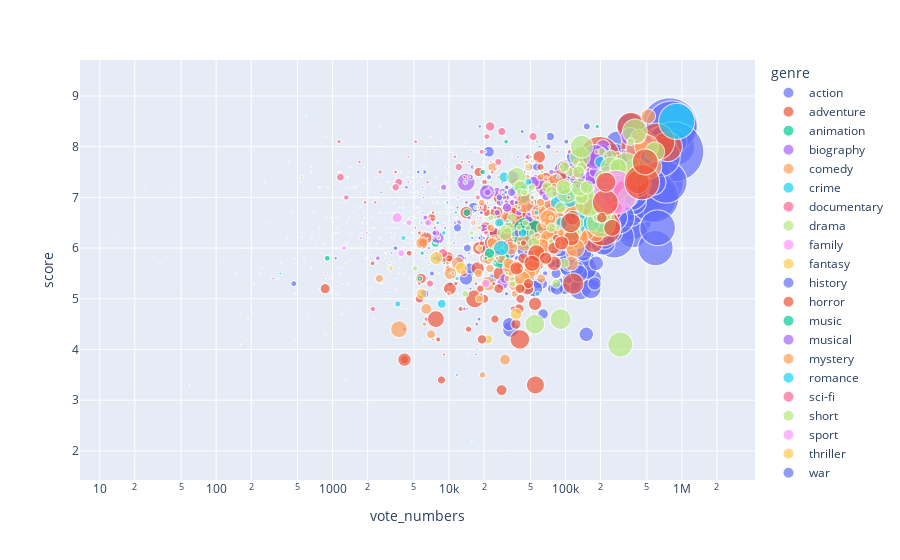

The notebook cell saved with this chart:
### Markdown cell above
## Examples of graphs in above dash

### Code cell
# Overall plot
px.scatter(df2, x="vote_numbers", y="score",
                 size="gross", color="genre", hover_name="title",
                 log_x=True, size_max=60)

### Figure 1 — Plotly figure (JSON) as saved in the notebook; plotly's stock layout.template omitted (floating-point values rounded to 4 significant figures; data arrays with more than 128 entries replaced by an {"elided": "..."} marker saying what was removed)
{"data": [{"hovertemplate": "<b>%{hovertext}</b><br><br>genre=action<br>vote_numbers=%{x}<br>score=%{y}<br>gross=%{marker.size}<extra></extra>", "hovertext": {"elided": "323 str values"}, "legendgroup": "action", "marker": {"color": "#636efa", "size": {"elided": "323 float values"}, "sizemode": "area", "sizeref": 0.2602, "symbol": "circle"}, "mode": "markers", "name": "action", "showlegend": true, "type": "scattergl", "x": {"elided": "323 str values"}, "xaxis": "x", "y": {"elided": "323 float values"}, "yaxis": "y"}, {"hovertemplate": "<b>%{hovertext}</b><br><br>genre=adventure<br>vote_numbers=%{x}<br>score=%{y}<br>gross=%{marker.size}<extra></extra>", "hovertext": {"elided": "129 str values"}, "legendgroup": "adventure", "marker": {"color": "#EF553B", "size": {"elided": "129 float values"}, "sizemode": "area", "sizeref": 0.2602, "symbol": "circle"}, "mode": "markers", "name": "adventure", "showlegend": true, "type": "scattergl", "x": {"elided": "129 str values"}, "xaxis": "x", "y": {"elided": "129 float values"}, "yaxis": "y"}, {"hovertemplate": "<b>%{hovertext}</b><br><br>genre=animation<br>vote_numbers=%{x}<br>score=%{y}<br>gross=%{marker.size}<extra></extra>", "hovertext": ["Dr. Seuss' the Grinch", "Sing", "Your Name.", "The Addams Family", "Weathering with You", "Anomalisa", "The Peanuts Movie", "Loving Vincent", "I Want to Eat Your Pancreas", "Hotel Transylvania 2", "The Breadwinner", "The Red Turtle", "Middle School: The Worst Years of My Life", "My Life as a Zucchini", "Ruben Brandt, Collector", "L.O.R.D: Legend of Ravaging Dynasties", "Monster Family", "The Big Bad Fox and Other Tales", "Okko's Inn", "Tehran Taboo", "The Wild Life", "Luis and the Aliens", "Yu-Gi-Oh!: The Dark Side of Dimensions", "Ghost in the Shell: The New Movie", "Fairy Tail: Dragon Cry", "The Night Is Short, Walk on Girl", "Psycho-Pass: The Movie", "Lu Over the Wall", "A Wizard's Tale", "Spark: A Space Tail", "Phantom Boy", "Modest Heroes", "Miss Hokusai", "Saga of Tanya the Evil - The Movie", "Racetime", "Harmony", "Ploey", "Digimon Adventure tri. Part 1: Reunion", "My Entire High School Sinking Into the Sea", "The Legend of Hallowaiian", "Condorito: The Movie", "Sound! Euphonium the Movie - Our Promise: A Brand New Day", "Huevos: Little Rooster's Egg-cellent Adventure", "Peppa Celebrates Chinese New Year", "Chaar Sahibzaade 2: Rise of Banda Singh Bahadur", "Apocalypsis"], "legendgroup": "animation", "marker": {"color": "#00cc96", "size": [270.6, 270.4, 5.02, 100.0, 7.8, 3.76, 130.2, 6.74, 0.28, 169.7, 0.31, 0.92, 19.99, 0.29, 0.12, 0.35, 0.11, 0.04, 0.13, 0.07, 7.97, 0.15, 1.02, 0.1, 0.17, 0.41, 0.14, 0.11, 0, 0.19, 0.03, 0.18, 0.22, 0.29, 1.87, 0.02, 0.08, 0.19, 0.07, 0, 0.45, 0.07, 9.07, 0.13, 0.69, 0.02], "sizemode": "area", "sizeref": 0.2602, "symbol": "circle"}, "mode": "markers", "name": "animation", "showlegend": true, "type": "scattergl", "x": ["47,379", "131,987", "187,430", "27,490", "19,481", "65,450", "41,926", "49,738", "6,254", "106,007", "19,668", "30,665", "7,656", "21,372", "5,983", "979", "3,946", "2,345", "1,275", "3,545", "5,629", "2,056", "2,541", "3,455", "1,720", "3,636", "3,194", "1,745", "621", "1,044", "1,374", "1,866", "2,883", "662", "356", "770", "868", "1,443", "988", "240", "770", "171", "899", "59", "596", "40"], "xaxis": "x", "y": [6.3, 7.1, 8.4, 5.8, 7.5, 7.3, 7.1, 7.8, 7.9, 6.7, 7.7, 7.5, 6.1, 7.8, 7.5, 5.1, 4.8, 7.4, 7, 7.1, 5.4, 6, 7, 6.7, 7.1, 7.5, 7.2, 6.8, 4.7, 4.5, 6.6, 6.6, 6.7, 7.6, 5.5, 6.2, 5.4, 7.6, 6.1, 5.6, 5.2, 7.1, 5.8, 3.3, 8.6, 7.2], "yaxis": "y"}, {"hovertemplate": "<b>%{hovertext}</b><br><br>genre=biography<br>vote_numbers=%{x}<br>score=%{y}<br>gross=%{marker.size}<extra></extra>", "hovertext": {"elided": "182 str values"}, "legendgroup": "biography", "marker": {"color": "#ab63fa", "size": {"elided": "182 float values"}, "sizemode": "area", "sizeref": 0.2602, "symbol": "circle"}, "mode": "markers", "name": "biography", "showlegend": true, "type": "scattergl", "x": {"elided": "182 str values"}, "xaxis": "x", "y": {"elided": "182 float values"}, "yaxis": "y"}, {"hovertemplate": "<b>%{hovertext}</b><br><br>genre=comedy<br>vote_numbers=%{x}<br>score=%{y}<br>gross=%{marker.size}<extra></extra>", "hovertext": {"elided": "165 str values"}, "legendgroup": "comedy", "marker": {"color": "#FFA15A", "size": {"elided": "165 float values"}, "sizemode": "area", "sizeref": 0.2602, "symbol": "circle"}, "mode": "markers", "name": "comedy", "showlegend": true, "type": "scattergl", "x": {"elided": "165 str values"}, "xaxis": "x", "y": {"elided": "165 float values"}, "yaxis": "y"}, {"hovertemplate": "<b>%{hovertext}</b><br><br>genre=crime<br>vote_numbers=%{x}<br>score=%{y}<br>gross=%{marker.size}<extra></extra>", "hovertext": ["Joker", "The Hateful Eight", "The Mule", "Halloween", "White Boy Rick", "Good Time", "Murder on the Orient Express", "Wind River", "Don't Breathe", "Widows", "The Girl on the Train", "The House That Jack Built", "The Sisters Brothers", "Under the Silver Lake", "You Were Never Really Here", "Bad Times at the El Royale", "Shoplifters", "The Snowman", "The Guilty", "Money Monster", "Gold", "The Hate U Give", "Andhadhun", "London Fields", "The Clovehitch Killer", "Roman J. Israel, Esq.", "White Girl", "Border", "Secret in Their Eyes", "Detroit", "Child 44", "Super Dark Times", "The Quarry", "Crypto", "Beast", "The Book of Henry", "Everybody Knows", "Drishyam", "Regression", "Goldstone", "Bad Samaritan", "In the Fade", "Buster's Mal Heart", "Dogman", "American Pastoral", "Run with the Hunted", "A Kind of Murder", "The Dinner", "Chi-Raq", "Cop Car", "Our Kind of Traitor", "Little Woods", "Tragedy Girls", "Ashby", "Talvar", "Kings", "Birds of Passage", "Ash Is Purest White", "Never Goin' Back", "Out of Blue", "Racer and the Jailbird", "Absolutely Fabulous: The Movie", "Monsters and Men", "The Adderall Diaries", "Gemini", "The Unknown Girl", "Badlapur", "Raees", "Proud Mary", "Detective Byomkesh Bakshy!", "A War", "Anesthesia", "Unstoppable", "Believer", "Veteran", "Graduation", "The Insult", "The Vault", "Raid", "The Third Murder"], "legendgroup": "crime", "marker": {"color": "#19d3f3", "size": [335.4, 54.12, 103.8, 159.3, 24.01, 2.03, 102.8, 33.8, 89.22, 42.4, 75.4, 0.09, 3.14, 0.05, 2.52, 17.84, 3.31, 6.67, 0.21, 41.01, 7.22, 29.72, 1.37, 0.25, 0.01, 11.96, 0.2, 0.77, 20.18, 16.79, 1.21, 0.03, 0, 0.01, 0.8, 4.22, 2.66, 0.74, 0.05, 0.09, 3.44, 0.32, 0.07, 0.15, 0.54, 0.01, 0, 1.32, 2.65, 0.13, 3.15, 0.15, 0.06, 0, 0.34, 0.27, 0.51, 0.42, 0.06, 0.02, 0.05, 4.75, 0.5, 0.01, 0.2, 0.15, 0.37, 3.26, 20.87, 0.58, 0.12, 0.02, 0.1, 0.37, 1.2, 0.18, 1, 0.01, 1.01, 0.09], "sizemode": "area", "sizeref": 0.2602, "symbol": "circle"}, "mode": "markers", "name": "crime", "showlegend": true, "type": "scattergl", "x": ["902,129", "507,861", "106,919", "119,358", "27,009", "86,185", "209,475", "199,318", "217,843", "84,614", "167,269", "57,145", "51,741", "31,946", "101,707", "126,360", "59,858", "57,607", "42,401", "93,455", "56,471", "29,802", "69,124", "6,011", "16,803", "32,375", "9,343", "23,624", "42,767", "47,586", "65,308", "18,819", "1,816", "3,222", "10,261", "23,713", "28,634", "68,394", "36,735", "4,657", "18,516", "28,408", "8,237", "21,927", "15,083", "1,275", "6,854", "7,667", "9,085", "29,993", "19,967", "2,409", "8,499", "14,695", "30,639", "2,913", "9,899", "7,543", "2,439", "1,430", "4,153", "11,711", "1,924", "4,348", "4,473", "7,664", "21,427", "39,834", "8,656", "19,229", "9,739", "4,301", "1,888", "1,803", "5,216", "12,129", "14,490", "11,958", "15,096", "5,366"], "xaxis": "x", "y": [8.5, 7.8, 7, 6.5, 6.5, 7.4, 6.5, 7.7, 7.1, 6.9, 6.5, 6.8, 7, 6.5, 6.8, 7.1, 8, 5.1, 7.5, 6.5, 6.7, 7.4, 8.3, 4.2, 6.5, 6.5, 5.7, 7, 6.3, 7.3, 6.5, 6.6, 5.3, 5.3, 6.8, 6.6, 6.9, 8.2, 5.7, 6.5, 6.4, 7.1, 6.1, 7.2, 6.1, 7.2, 5.3, 4.5, 5.7, 6.3, 6.2, 6.1, 6, 6.4, 8.2, 5, 7.5, 7, 6, 4.8, 6.3, 5.4, 5.8, 5.2, 5.4, 6.5, 7.4, 6.8, 4.9, 7.6, 7.1, 6.1, 6.6, 6.5, 7, 7.3, 7.7, 4.8, 7.4, 6.7], "yaxis": "y"}, {"hovertemplate": "<b>%{hovertext}</b><br><br>genre=documentary<br>vote_numbers=%{x}<br>score=%{y}<br>gross=%{marker.size}<extra></extra>", "hovertext": ["Three Identical Strangers", "They Shall Not Grow Old", "Free Solo", "Apollo 11", "For Sama", "Honeyland", "The Dawn Wall", "Amy", "Drunk Stoned Brilliant Dead", "Won't You Be My Neighbor?", "The Biggest Little Farm", "Fahrenheit 11/9", "I Am Not Your Negro", "Tickled", "RBG", "Heart of a Dog", "Echo in the Canyon", "Framing John DeLorean", "Pavarotti", "Minding the Gap", "Meru", "Heal", "Dream Boat", "What Now?", "Hail Satan?", "Cartel Land", "Meeting Gorbachev", "Linda Ronstadt: The Sound of My Voice", "Faces Places", "Tea With the Dames", "Hillary's America: The Secret History of the Democratic Party", "One Child Nation", "QT8: The First Eight", "The China Hustle", "McQueen", "Death of a Nation", "Gimme Danger", "Amazing Grace", "Zero Days", "The Beatles: Eight Days a Week - The Touring Years", "The Final Year", "Where to Invade Next", "Kedi", "Generation Wealth", "Lo and Behold: Reveries of the Connected World", "My Scientology Movie", "Maiden", "Listen to Me Marlon", "The Wolfpack", "The Devil and Father Amorth", "Whitney", "Oasis: Supersonic", "Bring the Soul: The Movie", "Pick of the Litter", "Cameraperson", "Steve Jobs: The Man in the Machine", "Jane", "Studio 54", "Mountain", "Cold Case Hammarskjöld", "Love, Antosha", "De Palma", "Marianne & Leonard: Words of Love", "Gleason", "City of Ghosts", "Penguins", "Always at The Carlyle", "Fiddler: A Miracle of Miracles", "Holy Hell", "The Eagle Huntress", "The Farthest", "Pope Francis: A Man of His Word", "Tomorrow", "Aquarela", "Requiem for the American Dream", "78/52: Hitchcock's Shower Scene", "The Cold Blue", "Michael Moore in TrumpLand", "Woodstock", "The Work", "Over the Limit", "Tower", "The Price of Everything", "The Hunting Ground", "Janis: Little Girl Blue", "An Inconvenient Sequel: Truth to Power", "Trust Machine: The Story of Blockchain", "Prophet's Prey", "Dancer", "Love, Gilda", "Score", "Far From the Tree", "Risk", "Bethany Hamilton: Unstoppable", "Monkey Kingdom", "Maria By Callas", "David Crosby: Remember My Name", "Earth: One Amazing Day", "Active Measures", "City of Gold", "Halston", "Eat That Question", "The Brink", "The Great Buster", "Whose Streets?", "Hale County This Morning, This Evening", "The King", "Born in China", "Of Fathers and Sons", "David Lynch: The Art Life", "Life, Animated", "In Jackson Heights", "A Beautiful Planet", "All These Sleepless Nights", "Best of Enemies: Buckley vs. Vidal", "Human Flow", "Ryuichi Sakamoto: Coda", "The Russian Five", "California Typewriter", "Weiner", "All Things Must Pass", "Filmworker", "Ingrid Bergman: In Her Own Words", "Hitchcock/Truffaut"], "legendgroup": "documentary", "marker": {"color": "#FF6692", "size": [12.32, 17.96, 17.54, 9.04, 0.03, 0.82, 1.08, 8.41, 0.06, 22.84, 4.37, 6.35, 7.12, 0.61, 14.02, 0.42, 3.33, 0.15, 4.6, 0.01, 2.33, 0.08, 0, 23.59, 0.42, 0.7, 0.25, 0.16, 0.95, 0.87, 13.1, 0.18, 0.05, 0.05, 1.26, 5.89, 0.44, 4.45, 0.1, 2.93, 0.19, 3.82, 2.83, 0.24, 0.59, 0.02, 3.01, 0.43, 1.3, 0.02, 3.03, 0.24, 4.81, 0.53, 0.1, 0.49, 1.72, 0.2, 0.24, 0.09, 0.05, 0.16, 1, 0.58, 0.13, 7.7, 0.17, 0.34, 0.02, 3.17, 0.01, 1.82, 0.04, 0.19, 0.13, 0.04, 0.42, 0.15, 0.08, 0.01, 0, 0.09, 0.09, 0.41, 0.41, 3.5, 0.01, 0.01, 0.04, 0.63, 0.1, 0.16, 0.2, 0.59, 16.43, 1.27, 0.62, 0.08, 0.01, 0.61, 0.15, 0.35, 0.11, 0.14, 0.18, 0.11, 0.26, 13.83, 0.01, 0.17, 0.24, 0.05, 15.55, 0.02, 0.89, 0.53, 0.12, 0.49, 0.24, 1.61, 0.17, 0.1, 0.14, 0.3], "sizemode": "area", "sizeref": 0.2602, "symbol": "circle"}, "mode": "markers", "name": "documentary", "showlegend": true, "type": "scattergl", "x": ["26,468", "28,382", "52,749", "21,148", "8,363", "13,231", "14,086", "48,172", "2,087", "22,542", "5,171", "17,683", "19,092", "16,336", "12,121", "2,094", "2,320", "1,320", "2,559", "7,626", "14,814", "1,991", "1,589", "8,875", "5,393", "17,745", "1,606", "1,480", "10,619", "1,856", "6,866", "4,473", "2,546", "2,626", "6,274", "6,393", "4,947", "3,484", "8,775", "11,206", "2,906", "23,458", "12,866", "3,742", "11,835", "11,917", "1,703", "6,958", "11,935", "1,945", "6,545", "10,080", "1,136", "1,172", "2,427", "5,799", "4,473", "2,249", "3,673", "1,942", "935", "4,878", "1,313", "2,559", "3,473", "1,310", "405", "264", "5,091", "3,474", "3,791", "1,960", "3,169", "1,110", "8,550", "3,108", "656", "3,750", "1,341", "2,010", "695", "7,242", "930", "5,852", "4,964", "7,573", "106", "1,454", "2,626", "1,336", "3,880", "420", "2,088", "527", "3,700", "1,532", "762", "2,527", "7,431", "920", "457", "1,139", "660", "1,110", "1,214", "1,773", "987", "3,483", "2,103", "5,035", "5,620", "561", "1,168", "1,523", "5,855", "2,374", "1,109", "869", "783", "9,663", "2,971", "2,695", "1,981", "5,769"], "xaxis": "x", "y": [7.7, 8.3, 8.2, 8.2, 8.5, 8, 8.1, 7.8, 7.2, 8.4, 8.1, 7, 7.9, 7.6, 7.6, 7, 6.9, 6.5, 7.5, 8.1, 7.7, 6.9, 5.4, 5.9, 7.3, 7.4, 7.2, 8, 7.9, 7.3, 5.3, 7.5, 7.3, 7.2, 7.8, 4.6, 7.2, 7.5, 7.8, 7.8, 6.4, 7.5, 7.7, 6.6, 7, 6.7, 7.7, 8.2, 7, 4.6, 7.3, 7.9, 8.1, 7.5, 7.4, 6.9, 7.8, 7, 7.2, 7.5, 8.1, 7.4, 6.9, 8.4, 7.4, 7, 6.2, 7.3, 7, 7.5, 8.1, 6.3, 8, 6.6, 8.1, 7.3, 7.5, 5.6, 7.6, 7.8, 7.4, 8, 7.2, 7.4, 7.4, 6.4, 7, 7.3, 7.9, 7.4, 7.5, 7.7, 6.3, 7.3, 7.3, 7.2, 7.2, 7.8, 7.9, 7.2, 6.7, 7.5, 6.2, 7.5, 5.3, 6.4, 6.6, 7.2, 7.3, 7.2, 7.5, 7.2, 7.4, 6.6, 7.6, 7, 7.7, 8.2, 7.2, 7.6, 7.3, 7.4, 7.4, 7.4], "yaxis": "y"}, {"hovertemplate": "<b>%{hovertext}</b><br><br>genre=drama<br>vote_numbers=%{x}<br>score=%{y}<br>gross=%{marker.size}<extra></extra>", "hovertext": {"elided": "129 str values"}, "legendgroup": "drama", "marker": {"color": "#B6E880", "size": {"elided": "129 float values"}, "sizemode": "area", "sizeref": 0.2602, "symbol": "circle"}, "mode": "markers", "name": "drama", "showlegend": true, "type": "scattergl", "x": {"elided": "129 str values"}, "xaxis": "x", "y": {"elided": "129 float values"}, "yaxis": "y"}, {"hovertemplate": "<b>%{hovertext}</b><br><br>genre=family<br>vote_numbers=%{x}<br>score=%{y}<br>gross=%{marker.size}<extra></extra>", "hovertext": ["Beauty and the Beast", "Running for Grace", "Buttons, A New Musical Film", "Overcomer", "Nine Lives", "Our Little Sister", "Little Women", "Patrick the Pug", "Kapoor & Sons", "God Bless the Broken Road", "Finding Your Feet", "The Cokeville Miracle", "The Resurrection of Gavin Stone", "Namiya", "The Bravest", "Once I Was a Beehive", "School of Life", "The Monkey King 3", "In Safe Hands", "3 idiotas", "The Stray", "Growing Up Smith", "Champion", "Belle and Sebastian, Friends for Life", "Rainbow's Sunset", "Sex, Death and Bowling", "Girl Asleep"], "legendgroup": "family", "marker": {"color": "#FF97FF", "size": [504.0, 0.09, 0.15, 26.25, 19.64, 0.46, 1.38, 0.01, 2.61, 2.85, 1.42, 1.35, 2.28, 0.07, 0.29, 0.73, 0.01, 0.19, 0, 1.24, 1.58, 0.01, 0.18, 0.11, 0, 0.01, 0.05], "sizemode": "area", "sizeref": 0.2602, "symbol": "circle"}, "mode": "markers", "name": "family", "showlegend": true, "type": "scattergl", "x": ["269,418", "1,285", "339", "3,585", "20,729", "12,215", "1,093", "2,884", "22,945", "870", "5,573", "2,125", "1,745", "391", "660", "1,117", "1,205", "1,167", "1,533", "866", "991", "1,092", "186", "543", "53", "339", "2,492"], "xaxis": "x", "y": [7.1, 6.1, 5.4, 6.6, 5.3, 7.5, 5.1, 5.9, 7.7, 5.5, 6.7, 5.2, 6.2, 4.8, 5.6, 6.3, 6.9, 5.5, 7.2, 4.3, 5.4, 6.8, 6, 6.3, 7.4, 5.4, 6.2], "yaxis": "y"}, {"hovertemplate": "<b>%{hovertext}</b><br><br>genre=fantasy<br>vote_numbers=%{x}<br>score=%{y}<br>gross=%{marker.size}<extra></extra>", "hovertext": ["Suspiria", "The Prodigy", "Every Day", "The Bye Bye Man", "Tale of Tales", "Thelma", "Wish Upon", "Under the Shadow", "The Lure", "Tigers Are Not Afraid", "The Hallow", "The Brand New Testament", "K-12", "Along With the Gods: The Last 49 Days", "Closet Monster", "The Young Messiah", "The Mermaid", "Demon", "Cemetery of Splendor", "Monster Hunt", "Fantastica", "Slack Bay", "Monster Hunt 2", "Mojin: The Lost Legend", "Hotchpotch Again", "Sicilian Ghost Story", "Relaxer"], "legendgroup": "fantasy", "marker": {"color": "#FECB52", "size": [2.47, 14.86, 6.1, 22.38, 0.08, 0.15, 14.3, 0.03, 0.1, 0.13, 0.01, 0.09, 0.3, 1.2, 0.04, 6.46, 3.23, 0.1, 0.05, 0.02, 0.32, 0.11, 0.71, 1.24, 1.01, 0.02, 0], "sizemode": "area", "sizeref": 0.2602, "symbol": "circle"}, "mode": "markers", "name": "fantasy", "showlegend": true, "type": "scattergl", "x": ["60,249", "22,787", "18,064", "21,609", "26,191", "26,185", "18,173", "23,728", "6,396", "5,604", "15,287", "29,370", "2,295", "5,261", "7,543", "3,153", "8,171", "5,146", "4,167", "4,631", "163", "4,095", "1,348", "3,441", "7,999", "2,012", "786"], "xaxis": "x", "y": [6.8, 5.8, 6.4, 4.2, 6.4, 7, 5, 6.9, 6.3, 7, 5.7, 7.1, 6.4, 7.1, 7, 5.6, 6.2, 6.1, 6.8, 6.1, 4.1, 6, 5.3, 6, 5, 6.4, 5.9], "yaxis": "y"}, {"hovertemplate": "<b>%{hovertext}</b><br><br>genre=history<br>vote_numbers=%{x}<br>score=%{y}<br>gross=%{marker.size}<extra></extra>", "hovertext": ["Tulip Fever", "Suffragette", "Land of Mine", "Chappaquiddick", "Ballon", "Padmaavat", "Little Boy", "The Innocents", "Peterloo", "Mission Mangal", "Elvis & Nixon", "Frantz", "Battle for Incheon: Operation Chromite", "Stonewall", "Bitter Harvest", "Zama", "Return of the Hero", "Maze", "Wild Nights with Emily", "The Fighting Preacher", "The Iron Orchard", "God of War", "Memories of the Sword", "Operation Mekong", "The Fortress", "The Black Prince", "Aferim!", "Paradise Club", "Gold", "Kill Me, Deadly", "Francofonia", "Feng Shui", "Brave New Jersey", "The Lumber Baron", "Union"], "legendgroup": "history", "marker": {"color": "#636efa", "size": [2.43, 4.69, 0.44, 17.4, 0.01, 11.85, 6.42, 1.06, 0.15, 3.6, 1.03, 0.88, 1.02, 0.19, 5.66, 0.2, 0.04, 0.02, 0.52, 0.74, 0.2, 0.05, 0.11, 0.8, 0.25, 0.29, 0.1, 0.02, 0, 0.04, 0.3, 0.06, 8.92, 0.09, 0.01], "sizemode": "area", "sizeref": 0.2602, "symbol": "circle"}, "mode": "markers", "name": "history", "showlegend": true, "type": "scattergl", "x": ["18,233", "37,860", "34,839", "11,818", "8,098", "27,116", "22,056", "9,367", "3,772", "11,309", "12,996", "13,176", "4,783", "3,491", "3,464", "5,490", "3,268", "2,917", "845", "362", "257", "2,016", "1,763", "4,038", "1,629", "885", "6,296", "23", "1,476", "64", "2,597", "203", "464", "46", "90"], "xaxis": "x", "y": [6.2, 6.9, 7.8, 6.4, 7.5, 7, 7.4, 7.3, 6.4, 6.5, 6.4, 7.5, 6.2, 5.2, 6, 6.8, 6.5, 5.9, 6.1, 5.7, 5.6, 6.4, 6.3, 6.6, 6.8, 6.6, 7.6, 6.1, 5.6, 7.1, 6.7, 6, 5.3, 6.2, 4.1], "yaxis": "y"}, {"hovertemplate": "<b>%{hovertext}</b><br><br>genre=horror<br>vote_numbers=%{x}<br>score=%{y}<br>gross=%{marker.size}<extra></extra>", "hovertext": ["Split", "It", "Get Out", "Us", "Alien: Covenant", "The Neon Demon", "The Nun", "The Conjuring 2", "Ma", "Green Room", "Happy Death Day", "Life", "Pet Sematary", "Child's Play", "The Boy", "The Visit", "Annabelle Comes Home", "It Comes at Night", "Truth or Dare", "Jigsaw", "Annabelle: Creation", "The Possession of Hannah Grace", "The Strangers: Prey at Night", "Unfriended: Dark Web", "Insidious: The Last Key", "Slender Man", "Blair Witch", "31", "The Void", "The Blackcoat's Daughter", "Sinister 2", "Insidious: Chapter 3", "The Belko Experiment", "Piercing", "Amityville: The Awakening", "Ghost Stories", "Don't Let Go", "Pet", "Poltergeist", "The Cured", "The Forest", "Rings", "Maggie", "Southbound", "Friend Request", "Hell Fest", "Gonjiam: Haunted Asylum", "The Lazarus Effect", "Tyler Perry's Boo! A Madea Halloween", "Shut In", "Paranormal Activity: The Ghost Dimension", "The Wind", "The Darkness", "The Greasy Strangler", "Always Shine", "The Gallows", "The Disappointments Room", "The Other Side of the Door", "The Vatican Tapes", "Boo 2! A Madea Halloween", "The Eyes of My Mother", "The Untamed", "Body at Brighton Rock", "The Final Wish", "Knife + Heart", "I'll Take Your Dead", "Incarnate", "XX", "Death House", "Meet the Blacks", "Phoenix Forgotten", "Satanic"], "legendgroup": "horror", "marker": {"color": "#EF553B", "size": [138.3, 327.5, 176.0, 175.1, 74.26, 1.33, 117.5, 102.5, 45.37, 3.22, 55.68, 30.23, 54.72, 29.21, 35.82, 65.21, 74.15, 13.99, 41.41, 38.05, 102.1, 14.84, 24.43, 8.78, 67.75, 30.57, 20.78, 0.78, 0.15, 0.02, 27.74, 52.22, 10.16, 0.02, 0, 0.14, 4.69, 0.01, 47.43, 0.02, 26.58, 27.78, 0.19, 0.01, 3.76, 11.11, 0.12, 25.8, 73.16, 6.88, 18.3, 0.03, 10.73, 0.04, 0.01, 22.76, 2.41, 2.99, 1.71, 47.32, 0.03, 0.03, 0.01, 0.02, 0.03, 0.01, 4.79, 0.03, 0.02, 9.09, 3.6, 0], "sizemode": "area", "sizeref": 0.2602, "symbol": "circle"}, "mode": "markers", "name": "horror", "showlegend": true, "type": "scattergl", "x": ["416,556", "453,540", "483,910", "219,595", "251,655", "83,125", "116,439", "222,596", "37,990", "106,472", "114,370", "205,284", "79,870", "43,337", "79,364", "112,704", "56,245", "83,026", "47,046", "67,608", "110,819", "18,548", "26,727", "26,012", "51,670", "28,253", "40,990", "18,328", "30,579", "18,566", "48,058", "92,669", "43,593", "6,035", "12,728", "30,809", "5,594", "15,617", "54,745", "7,540", "39,814", "37,497", "41,700", "16,623", "24,145", "13,421", "4,813", "40,782", "7,711", "12,572", "24,788", "5,923", "14,704", "6,523", "4,008", "19,164", "9,067", "17,014", "14,356", "4,140", "11,259", "4,572", "2,379", "2,994", "3,461", "3,034", "11,441", "11,070", "1,382", "35,531", "5,549", "6,294"], "xaxis": "x", "y": [7.3, 7.3, 7.7, 6.9, 6.4, 6.2, 5.3, 7.3, 5.6, 7, 6.6, 6.6, 5.7, 5.8, 6, 6.2, 5.9, 6.2, 5.2, 5.8, 6.5, 5.2, 5.2, 5.9, 5.7, 3.2, 5, 5.1, 5.8, 5.9, 5.3, 6.1, 6.1, 5.6, 4.8, 6.4, 6.3, 5.7, 4.9, 5.5, 4.8, 4.5, 5.6, 5.9, 5.3, 5.5, 6.3, 5.2, 4.6, 4.8, 4.6, 5.5, 4.4, 5.7, 5.6, 4.2, 3.9, 5.3, 4.8, 3.8, 6.2, 6.2, 5.2, 4.2, 6.3, 5.7, 5.3, 4.5, 3, 4.8, 5.3, 3.6], "yaxis": "y"}, {"hovertemplate": "<b>%{hovertext}</b><br><br>genre=music<br>vote_numbers=%{x}<br>score=%{y}<br>gross=%{marker.size}<extra></extra>", "hovertext": ["Forever My Girl", "Gully Boy", "Here and Now", "Tumbledown", "Patti Cake$", "Teen Spirit", "American Satan", "On Chesil Beach", "Ricki and the Flash", "The Sun Is also a Star", "High Strung", "Hearts Beat Loud", "Bel Canto", "Ae Dil Hai Mushkil", "Band Aid", "Bodied", "Ten Thousand Saints", "Seoul Searching", "The Grace of Jake", "Marguerite", "The Fits", "Celeste", "A Beautiful Now", "Souvenir", "Guy", "As I Open My Eyes", "Shine", "Miss Granny"], "legendgroup": "music", "marker": {"color": "#00cc96", "size": [16.38, 5.57, 0.01, 0.14, 0.8, 0.44, 0.23, 0.75, 26.82, 4.95, 0.05, 2.39, 0.08, 4.24, 0.24, 0.11, 0.06, 0.02, 0.02, 0.5, 0.17, 0.23, 0, 0.01, 0, 0.03, 0.33, 0.23], "sizemode": "area", "sizeref": 0.2602, "symbol": "circle"}, "mode": "markers", "name": "music", "showlegend": true, "type": "scattergl", "x": ["14,264", "30,922", "1,209", "6,565", "9,495", "7,479", "3,097", "9,604", "22,248", "5,877", "8,372", "9,659", "2,787", "20,700", "5,160", "4,923", "5,296", "1,229", "102", "4,900", "4,590", "150", "91", "947", "686", "1,245", "188", "1,057"], "xaxis": "x", "y": [6.7, 8.1, 4.4, 6.2, 6.8, 6.1, 5.6, 6.3, 5.9, 5.9, 6.4, 6.9, 5.4, 5.8, 6.6, 7.1, 5.9, 7, 5.8, 7, 6.7, 5.5, 5.5, 6, 6.8, 6.8, 4.6, 6.6], "yaxis": "y"}, {"hovertemplate": "<b>%{hovertext}</b><br><br>genre=musical<br>vote_numbers=%{x}<br>score=%{y}<br>gross=%{marker.size}<extra></extra>", "hovertext": ["Sanam Teri Kasam", "42nd Street: The Musical", "Found a Treasure Called Love", "Alleluia! The Devil's Carnival", "Bright Ones", "Saturday's Warrior", "Spidarlings", "The Portrait"], "legendgroup": "musical", "marker": {"color": "#ab63fa", "size": [0.02, 0.19, 4.36, 0.26, 0.17, 0.56, 0, 0.08], "sizemode": "area", "sizeref": 0.2602, "symbol": "circle"}, "mode": "markers", "name": "musical", "showlegend": true, "type": "scattergl", "x": ["9,484", "215", "17,293", "685", "25", "240", "172", "118"], "xaxis": "x", "y": [7.3, 8, 4.5, 6.7, 7.2, 5.5, 6.7, 6.6], "yaxis": "y"}, {"hovertemplate": "<b>%{hovertext}</b><br><br>genre=mystery<br>vote_numbers=%{x}<br>score=%{y}<br>gross=%{marker.size}<extra></extra>", "hovertext": ["All I See Is You", "American Woman", "My Cousin Rachel", "Dark River", "Operation Avalanche", "Julieta", "Mr. Holmes", "Wonderstruck", "Long Day's Journey Into Night", "Remember", "The Family Fang", "Too Late", "An Interview with God", "Strangerland", "Submission", "The Sense of an Ending", "Sunset", "Ittefaq", "Synchronicity", "Queen of Earth", "The Club", "The Lady in the Car with Glasses and a Gun", "Complete Unknown", "Nancy", "Wazir", "Detective Chinatown 2", "Kaili Blues", "The Nile Hilton Incident", "Madeline's Madeline", "The Forbidden Room", "Kahaani 2", "Under the Tree", "The Hollow"], "legendgroup": "mystery", "marker": {"color": "#FFA15A", "size": [0.22, 0.24, 2.68, 0.01, 0.06, 1.49, 17.74, 1.03, 0.5, 0.64, 0.24, 0.06, 1.25, 0.02, 0.04, 1.24, 0.16, 0.3, 0, 0.08, 0.03, 0, 0.17, 0.08, 0.59, 1.98, 0.03, 0.08, 0.18, 0.03, 0.28, 0.07, 0], "sizemode": "area", "sizeref": 0.2602, "symbol": "circle"}, "mode": "markers", "name": "mystery", "showlegend": true, "type": "scattergl", "x": ["10,554", "4,879", "17,560", "3,112", "6,667", "28,520", "61,038", "9,388", "6,141", "22,374", "7,817", "3,153", "3,088", "8,687", "1,123", "5,923", "3,597", "10,102", "10,154", "5,711", "9,588", "2,470", "5,627", "2,516", "17,207", "1,712", "3,040", "7,056", "3,386", "2,914", "4,902", "3,746", "1,643"], "xaxis": "x", "y": [5.4, 6.8, 6, 5.8, 6.1, 7.1, 6.9, 6.2, 7.2, 7.5, 6.1, 6.7, 5.7, 5.2, 5.6, 6.3, 6.4, 7.2, 5.5, 6.3, 7.2, 5.5, 5.4, 6.2, 7.1, 6, 7.3, 6.7, 6.4, 6.1, 6.6, 6.8, 5.6], "yaxis": "y"}, {"hovertemplate": "<b>%{hovertext}</b><br><br>genre=romance<br>vote_numbers=%{x}<br>score=%{y}<br>gross=%{marker.size}<extra></extra>", "hovertext": ["Lady Macbeth", "Blue Jay", "Sunrise in Heaven", "The Hero", "Dear Zindagi", "Double Lover", "Gloria Bell", "This Beautiful Fantastic", "Where Hands Touch", "My Big Fat Greek Wedding 2", "Dog Days", "Spectacle", "Being 17", "Being Charlie", "Miss You Already", "Jenny's Wedding", "Student of the Year 2", "My King", "Time Freak", "All About Nina", "45 Years", "Summertime", "Maggie's Plan", "The Comedian", "Kalank", "Lovesong", "Paris Can Wait", "A Royal Night Out", "The Seagull", "Morris from America", "Indignation", "De De Pyaar De", "Let the Sunshine In", "The Perfect Match", "Non-Fiction", "The Tomorrow Man", "The Beauty Inside", "Hampstead", "Photograph"], "legendgroup": "romance", "marker": {"color": "#19d3f3", "size": [1.13, 0.01, 0.18, 4.08, 1.4, 0.17, 5.61, 0.04, 0.07, 59.69, 6.81, 1.98, 0.05, 0.01, 1.16, 0, 0.78, 0.05, 0.01, 0.1, 4.25, 0.04, 3.35, 1.66, 2.73, 0.01, 5.62, 0.2, 1.25, 0.09, 3.4, 0.43, 0.87, 9.66, 0.7, 0.35, 0.11, 0.14, 0.34], "sizemode": "area", "sizeref": 0.2602, "symbol": "circle"}, "mode": "markers", "name": "romance", "showlegend": true, "type": "scattergl", "x": ["19,369", "13,954", "1,093", "7,997", "35,643", "10,089", "9,007", "9,414", "3,077", "28,054", "4,045", "23,094", "5,539", "4,018", "17,283", "10,422", "15,803", "10,885", "6,751", "2,033", "30,800", "4,074", "15,781", "6,683", "11,695", "4,130", "7,485", "9,192", "3,069", "5,037", "11,421", "6,876", "5,807", "3,630", "4,145", "1,299", "5,271", "4,785", "3,983"], "xaxis": "x", "y": [6.8, 7.3, 6.4, 6.5, 7.6, 6.2, 6.3, 6.9, 6.3, 6, 6.2, 7.3, 7.1, 6.2, 6.8, 5.5, 2.2, 7.1, 5.8, 6, 7.1, 6.7, 6.2, 5.7, 3.5, 6.3, 5.8, 6.5, 5.7, 6.2, 6.7, 6.6, 6, 4.9, 6.5, 5.7, 7.4, 6, 6.8], "yaxis": "y"}, {"hovertemplate": "<b>%{hovertext}</b><br><br>genre=sci-fi<br>vote_numbers=%{x}<br>score=%{y}<br>gross=%{marker.size}<extra></extra>", "hovertext": ["Fast Color", "Transit", "At First Light", "Starfish", "Sleight", "2.0", "Higher Power", "Lazer Team", "Officer Downe", "Baar Baar Dekho", "Before We Vanish", "Beta Test"], "legendgroup": "sci-fi", "marker": {"color": "#FF6692", "size": [0.08, 0.82, 0, 0.01, 3.85, 5.57, 8.23, 1.15, 0, 0.61, 0.05, 0.01], "sizemode": "area", "sizeref": 0.2602, "symbol": "circle"}, "mode": "markers", "name": "sci-fi", "showlegend": true, "type": "scattergl", "x": ["4,426", "8,007", "3,047", "2,586", "7,790", "20,767", "2,215", "9,113", "1,851", "6,103", "1,705", "10,350"], "xaxis": "x", "y": [6, 6.9, 5.5, 5.3, 5.9, 6.3, 4.8, 5.6, 4.2, 5.3, 6, 5.7], "yaxis": "y"}, {"hovertemplate": "<b>%{hovertext}</b><br><br>genre=short<br>vote_numbers=%{x}<br>score=%{y}<br>gross=%{marker.size}<extra></extra>", "hovertext": ["Pandas"], "legendgroup": "short", "marker": {"color": "#B6E880", "size": [2.89], "sizemode": "area", "sizeref": 0.2602, "symbol": "circle"}, "mode": "markers", "name": "short", "showlegend": true, "type": "scattergl", "x": ["545"], "xaxis": "x", "y": [7.4], "yaxis": "y"}, {"hovertemplate": "<b>%{hovertext}</b><br><br>genre=sport<br>vote_numbers=%{x}<br>score=%{y}<br>gross=%{marker.size}<extra></extra>", "hovertext": ["The Miracle Season", "Poms", "Indian Horse", "Sultan", "Bennett's War", "Woodlawn", "Run the Race", "Swimming with Men", "Saala Khadoos", "The Challenger", "The Brawler", "Brothers", "Carter High", "Drown", "Champion", "Miles", "Slamma Jamma", "Los Domirriqueños 2"], "legendgroup": "sport", "marker": {"color": "#FF97FF", "size": [10.23, 13.63, 1.95, 6.2, 0.75, 14.39, 6.42, 0.02, 0.08, 0.02, 0.08, 0.27, 0.34, 0, 0.1, 0, 1.69, 0.48], "sizemode": "area", "sizeref": 0.2602, "symbol": "circle"}, "mode": "markers", "name": "sport", "showlegend": true, "type": "scattergl", "x": ["4,533", "3,882", "1,386", "37,242", "569", "6,609", "1,255", "3,394", "11,247", "1,206", "6,436", "11,581", "476", "1,258", "708", "593", "1,331", "33"], "xaxis": "x", "y": [6.5, 5.9, 7.2, 7, 5.8, 6.5, 6, 6.3, 7.6, 5.6, 8, 6.5, 5.1, 5.6, 6.1, 5.7, 6.1, 5.7], "yaxis": "y"}, {"hovertemplate": "<b>%{hovertext}</b><br><br>genre=thriller<br>vote_numbers=%{x}<br>score=%{y}<br>gross=%{marker.size}<extra></extra>", "hovertext": ["The Boy Next Door", "Traffik", "The Intruder", "Them That Follow", "Tyler Perry's Acrimony", "The Salesman", "Donnybrook", "When the Bough Breaks", "Into the Forest"], "legendgroup": "thriller", "marker": {"color": "#FECB52", "size": [35.39, 9.19, 35.42, 0.16, 43.55, 2.4, 0.03, 29.7, 0.01], "sizemode": "area", "sizeref": 0.2602, "symbol": "circle"}, "mode": "markers", "name": "thriller", "showlegend": true, "type": "scattergl", "x": ["37,719", "18,333", "12,750", "2,682", "7,756", "50,097", "1,730", "5,794", "18,969"], "xaxis": "x", "y": [4.7, 6, 5.6, 5.3, 5.8, 7.8, 5.3, 5.1, 5.8], "yaxis": "y"}, {"hovertemplate": "<b>%{hovertext}</b><br><br>genre=war<br>vote_numbers=%{x}<br>score=%{y}<br>gross=%{marker.size}<extra></extra>", "hovertext": ["Son of Saul", "Operation Red Sea", "Indivisible", "The Guardians", "Tubelight", "AmeriGeddon", "I Am Fear", "Chosen", "Girls of the Sun", "Clash", "Come What May", "Our Time Will Come", "Youth", "Northern Limit Line", "Freetown", "Neither Heaven Nor Earth"], "legendgroup": "war", "marker": {"color": "#636efa", "size": [1.78, 1.54, 3.51, 0.18, 0.93, 0.32, 0.01, 0, 0.02, 0.02, 0.03, 0.1, 1.89, 0.32, 0.39, 0.01], "sizemode": "area", "sizeref": 0.2602, "symbol": "circle"}, "mode": "markers", "name": "war", "showlegend": true, "type": "scattergl", "x": ["44,444", "5,953", "1,062", "1,848", "14,192", "1,296", "559", "785", "1,766", "4,872", "934", "769", "2,614", "980", "1,198", "961"], "xaxis": "x", "y": [7.5, 6.7, 5.8, 6.7, 3.9, 3.4, 3.9, 5.2, 6.5, 7.5, 6.7, 6.4, 7.1, 6.6, 4.7, 6.4], "yaxis": "y"}, {"hovertemplate": "<b>%{hovertext}</b><br><br>genre=western<br>vote_numbers=%{x}<br>score=%{y}<br>gross=%{marker.size}<extra></extra>", "hovertext": ["The Rider", "The Duel", "Damsel", "Poor Boy", "Painted Woman", "Valley of Bones", "In Searching", "The Bounty Killer"], "legendgroup": "western", "marker": {"color": "#EF553B", "size": [2.42, 0.06, 0.31, 0.03, 0.01, 0.17, 0, 0.05], "sizemode": "area", "sizeref": 0.2602, "symbol": "circle"}, "mode": "markers", "name": "western", "showlegend": true, "type": "scattergl", "x": ["13,566", "9,816", "3,730", "183", "1,442", "470", "20", "14"], "xaxis": "x", "y": [7.4, 5.8, 5.5, 4.2, 6.2, 4.2, 5.2, 6.3], "yaxis": "y"}], "layout": {"legend": {"itemsizing": "constant", "title": {"text": "genre"}, "tracegroupgap": 0}, "margin": {"t": 60}, "xaxis": {"anchor": "y", "domain": [0, 1], "title": {"text": "vote_numbers"}, "type": "log"}, "yaxis": {"anchor": "x", "domain": [0, 1], "title": {"text": "score"}}}}
